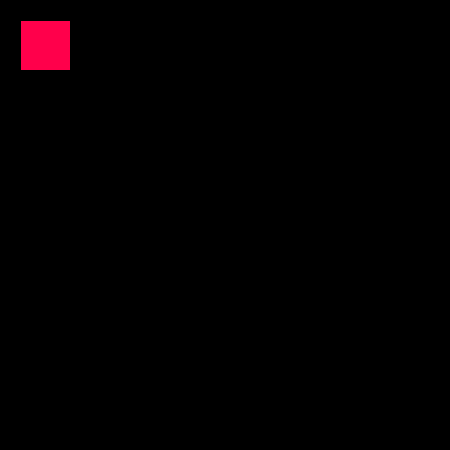
Frame 1 (no input)
Frame 60 (the mouse pressed at the canvas centre just before this capture): identical to frame 1, image omitted
Frame 120 (the mouse held since frame 60 and released just before this capture): identical to frame 1, image omitted

The Processing sketch that drew this single still picture (run headless with seeded random() and noise(); from frame 60 on, the mouse is pressed at the canvas centre):

// Processing sketch: processing_14888
// ── processing_14888.pde

int fux;
int tux;

void setup() {
  size(450,450);
  background(0);
}

void draw() {
background(0);
  fill(255,0,75);
  rect(fux+20,tux+20,50,50);
}
void keyPressed() {
 if (key == 'z') {
tux = tux-10;
}
 if (key == 's') {
tux = tux+10;
}
 if (key == 'd') {
fux = fux+10;
}
 if (key == 'q') {
fux = fux-10;
}
}                               
